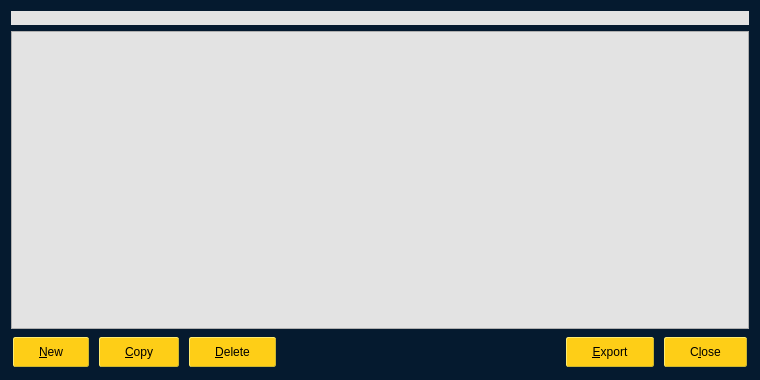
<?xml version="1.0" encoding="UTF-8"?>
<ui version="4.0">
 <class>AddressBookPage</class>
 <widget class="QWidget" name="AddressBookPage">
  <property name="geometry">
   <rect>
    <x>0</x>
    <y>0</y>
    <width>760</width>
    <height>380</height>
   </rect>
  </property>
  <property name="styleSheet">
   <string notr="true">background-color: rgb(5, 26, 47);
color: black;</string>
  </property>
  <layout class="QVBoxLayout" name="verticalLayout">
   <item>
    <widget class="QLabel" name="labelExplanation">
     <property name="styleSheet">
      <string notr="true">background-color: rgb(227, 227, 227);
color: black</string>
     </property>
     <property name="textFormat">
      <enum>Qt::PlainText</enum>
     </property>
     <property name="wordWrap">
      <bool>true</bool>
     </property>
    </widget>
   </item>
   <item>
    <widget class="QTableView" name="tableView">
     <property name="palette">
      <palette>
       <active>
        <colorrole role="WindowText">
         <brush brushstyle="SolidPattern">
          <color alpha="255">
           <red>0</red>
           <green>0</green>
           <blue>0</blue>
          </color>
         </brush>
        </colorrole>
        <colorrole role="Button">
         <brush brushstyle="SolidPattern">
          <color alpha="255">
           <red>227</red>
           <green>227</green>
           <blue>227</blue>
          </color>
         </brush>
        </colorrole>
        <colorrole role="Text">
         <brush brushstyle="SolidPattern">
          <color alpha="255">
           <red>0</red>
           <green>0</green>
           <blue>0</blue>
          </color>
         </brush>
        </colorrole>
        <colorrole role="ButtonText">
         <brush brushstyle="SolidPattern">
          <color alpha="255">
           <red>0</red>
           <green>0</green>
           <blue>0</blue>
          </color>
         </brush>
        </colorrole>
        <colorrole role="Base">
         <brush brushstyle="SolidPattern">
          <color alpha="255">
           <red>227</red>
           <green>227</green>
           <blue>227</blue>
          </color>
         </brush>
        </colorrole>
        <colorrole role="Window">
         <brush brushstyle="SolidPattern">
          <color alpha="255">
           <red>227</red>
           <green>227</green>
           <blue>227</blue>
          </color>
         </brush>
        </colorrole>
       </active>
       <inactive>
        <colorrole role="WindowText">
         <brush brushstyle="SolidPattern">
          <color alpha="255">
           <red>0</red>
           <green>0</green>
           <blue>0</blue>
          </color>
         </brush>
        </colorrole>
        <colorrole role="Button">
         <brush brushstyle="SolidPattern">
          <color alpha="255">
           <red>227</red>
           <green>227</green>
           <blue>227</blue>
          </color>
         </brush>
        </colorrole>
        <colorrole role="Text">
         <brush brushstyle="SolidPattern">
          <color alpha="255">
           <red>0</red>
           <green>0</green>
           <blue>0</blue>
          </color>
         </brush>
        </colorrole>
        <colorrole role="ButtonText">
         <brush brushstyle="SolidPattern">
          <color alpha="255">
           <red>0</red>
           <green>0</green>
           <blue>0</blue>
          </color>
         </brush>
        </colorrole>
        <colorrole role="Base">
         <brush brushstyle="SolidPattern">
          <color alpha="255">
           <red>227</red>
           <green>227</green>
           <blue>227</blue>
          </color>
         </brush>
        </colorrole>
        <colorrole role="Window">
         <brush brushstyle="SolidPattern">
          <color alpha="255">
           <red>227</red>
           <green>227</green>
           <blue>227</blue>
          </color>
         </brush>
        </colorrole>
       </inactive>
       <disabled>
        <colorrole role="WindowText">
         <brush brushstyle="SolidPattern">
          <color alpha="255">
           <red>0</red>
           <green>0</green>
           <blue>0</blue>
          </color>
         </brush>
        </colorrole>
        <colorrole role="Button">
         <brush brushstyle="SolidPattern">
          <color alpha="255">
           <red>227</red>
           <green>227</green>
           <blue>227</blue>
          </color>
         </brush>
        </colorrole>
        <colorrole role="Text">
         <brush brushstyle="SolidPattern">
          <color alpha="255">
           <red>0</red>
           <green>0</green>
           <blue>0</blue>
          </color>
         </brush>
        </colorrole>
        <colorrole role="ButtonText">
         <brush brushstyle="SolidPattern">
          <color alpha="255">
           <red>0</red>
           <green>0</green>
           <blue>0</blue>
          </color>
         </brush>
        </colorrole>
        <colorrole role="Base">
         <brush brushstyle="SolidPattern">
          <color alpha="255">
           <red>227</red>
           <green>227</green>
           <blue>227</blue>
          </color>
         </brush>
        </colorrole>
        <colorrole role="Window">
         <brush brushstyle="SolidPattern">
          <color alpha="255">
           <red>227</red>
           <green>227</green>
           <blue>227</blue>
          </color>
         </brush>
        </colorrole>
       </disabled>
      </palette>
     </property>
     <property name="contextMenuPolicy">
      <enum>Qt::CustomContextMenu</enum>
     </property>
     <property name="toolTip">
      <string>Right-click to edit address or label</string>
     </property>
     <property name="styleSheet">
      <string notr="true">background-color: rgb(227, 227, 227);
color: black</string>
     </property>
     <property name="tabKeyNavigation">
      <bool>false</bool>
     </property>
     <property name="alternatingRowColors">
      <bool>true</bool>
     </property>
     <property name="selectionMode">
      <enum>QAbstractItemView::SingleSelection</enum>
     </property>
     <property name="selectionBehavior">
      <enum>QAbstractItemView::SelectRows</enum>
     </property>
     <property name="sortingEnabled">
      <bool>true</bool>
     </property>
     <attribute name="verticalHeaderVisible">
      <bool>false</bool>
     </attribute>
    </widget>
   </item>
   <item>
    <layout class="QHBoxLayout" name="horizontalLayout">
     <item>
      <widget class="QPushButton" name="newAddress">
       <property name="toolTip">
        <string>Create a new address</string>
       </property>
       <property name="styleSheet">
        <string notr="true">QPushButton { /* Global Button Style */
	background-color: rgb(254, 206, 23);
	border-width: 1px;
	border-style: outset;
	border-color: #cbb62f;
	border-radius: 2px;
	color:#000000;
	font-size:12px;
	font-weight:normal;
	padding-left:25px;
	padding-right:25px;
	padding-top:1px;
	padding-bottom:1px;
	height: 26px;
	margin: 2px;
}
QPushButton:hover {
		background-color: rgb(206, 163, 153);
}

QPushButton:pressed {
	background-color: rgb(0, 170, 0);
	border:1px solid #000000;
}</string>
       </property>
       <property name="text">
        <string>&amp;New</string>
       </property>
       <property name="icon">
        <iconset resource="../bitesax.qrc">
         <normaloff>:/icons/add</normaloff>:/icons/add</iconset>
       </property>
       <property name="autoDefault">
        <bool>false</bool>
       </property>
      </widget>
     </item>
     <item>
      <widget class="QPushButton" name="copyAddress">
       <property name="toolTip">
        <string>Copy the currently selected address to the system clipboard</string>
       </property>
       <property name="styleSheet">
        <string notr="true">QPushButton { /* Global Button Style */
	background-color: rgb(254, 206, 23);
	border-width: 1px;
	border-style: outset;
	border-color: #cbb62f;
	border-radius: 2px;
	color:#000000;
	font-size:12px;
	font-weight:normal;
	padding-left:25px;
	padding-right:25px;
	padding-top:1px;
	padding-bottom:1px;
	height: 26px;
	margin: 2px;
}
QPushButton:hover {
		background-color: rgb(206, 163, 153);
}

QPushButton:pressed {
	background-color: rgb(170, 255, 255);
	border:1px solid #000000;
}</string>
       </property>
       <property name="text">
        <string>&amp;Copy</string>
       </property>
       <property name="icon">
        <iconset resource="../bitesax.qrc">
         <normaloff>:/icons/editcopy</normaloff>:/icons/editcopy</iconset>
       </property>
       <property name="autoDefault">
        <bool>false</bool>
       </property>
      </widget>
     </item>
     <item>
      <widget class="QPushButton" name="deleteAddress">
       <property name="toolTip">
        <string>Delete the currently selected address from the list</string>
       </property>
       <property name="styleSheet">
        <string notr="true">QPushButton { /* Global Button Style */
	background-color: rgb(254, 206, 23);
	border-width: 1px;
	border-style: outset;
	border-color: #cbb62f;
	border-radius: 2px;
	color:#000000;
	font-size:12px;
	font-weight:normal;
	padding-left:25px;
	padding-right:25px;
	padding-top:1px;
	padding-bottom:1px;
	height: 26px;
	margin: 2px;
}
QPushButton:hover {
		background-color: rgb(206, 163, 153);
}

QPushButton:pressed {
	background-color: rgb(170, 0, 0);
	border:1px solid #000000;
}</string>
       </property>
       <property name="text">
        <string>&amp;Delete</string>
       </property>
       <property name="icon">
        <iconset resource="../bitesax.qrc">
         <normaloff>:/icons/remove</normaloff>:/icons/remove</iconset>
       </property>
       <property name="autoDefault">
        <bool>false</bool>
       </property>
      </widget>
     </item>
     <item>
      <spacer name="horizontalSpacer">
       <property name="orientation">
        <enum>Qt::Horizontal</enum>
       </property>
       <property name="sizeHint" stdset="0">
        <size>
         <width>40</width>
         <height>20</height>
        </size>
       </property>
      </spacer>
     </item>
     <item>
      <widget class="QPushButton" name="exportButton">
       <property name="toolTip">
        <string>Export the data in the current tab to a file</string>
       </property>
       <property name="styleSheet">
        <string notr="true">QPushButton { /* Global Button Style */
	background-color: rgb(254, 206, 23);
	border-width: 1px;
	border-style: outset;
	border-color: #cbb62f;
	border-radius: 2px;
	color:#000000;
	font-size:12px;
	font-weight:normal;
	padding-left:25px;
	padding-right:25px;
	padding-top:1px;
	padding-bottom:1px;
	height: 26px;
	margin: 2px;
}
QPushButton:hover {
		background-color: rgb(206, 163, 153);
}

QPushButton:pressed {
	background-color: rgb(170, 255, 255);
	border:1px solid #000000;
}</string>
       </property>
       <property name="text">
        <string>&amp;Export</string>
       </property>
       <property name="icon">
        <iconset resource="../bitesax.qrc">
         <normaloff>:/icons/export</normaloff>:/icons/export</iconset>
       </property>
       <property name="autoDefault">
        <bool>false</bool>
       </property>
      </widget>
     </item>
     <item>
      <widget class="QPushButton" name="closeButton">
       <property name="sizePolicy">
        <sizepolicy hsizetype="Minimum" vsizetype="Minimum">
         <horstretch>0</horstretch>
         <verstretch>0</verstretch>
        </sizepolicy>
       </property>
       <property name="styleSheet">
        <string notr="true">QPushButton { /* Global Button Style */
	background-color: rgb(254, 206, 23);
	border-width: 1px;
	border-style: outset;
	border-color: #cbb62f;
	border-radius: 2px;
	color:#000000;
	font-size:12px;
	font-weight:normal;
	padding-left:25px;
	padding-right:25px;
	padding-top:1px;
	padding-bottom:1px;
	height: 26px;
	margin: 2px;
}
QPushButton:hover {
		background-color: rgb(206, 163, 153);
}

QPushButton:pressed {
	background-color: rgb(170, 255, 255);
	border:1px solid #000000;
}</string>
       </property>
       <property name="text">
        <string>C&amp;lose</string>
       </property>
       <property name="autoDefault">
        <bool>false</bool>
       </property>
      </widget>
     </item>
    </layout>
   </item>
  </layout>
 </widget>
 <resources>
  <include location="../bitesax.qrc"/>
 </resources>
 <connections/>
</ui>
